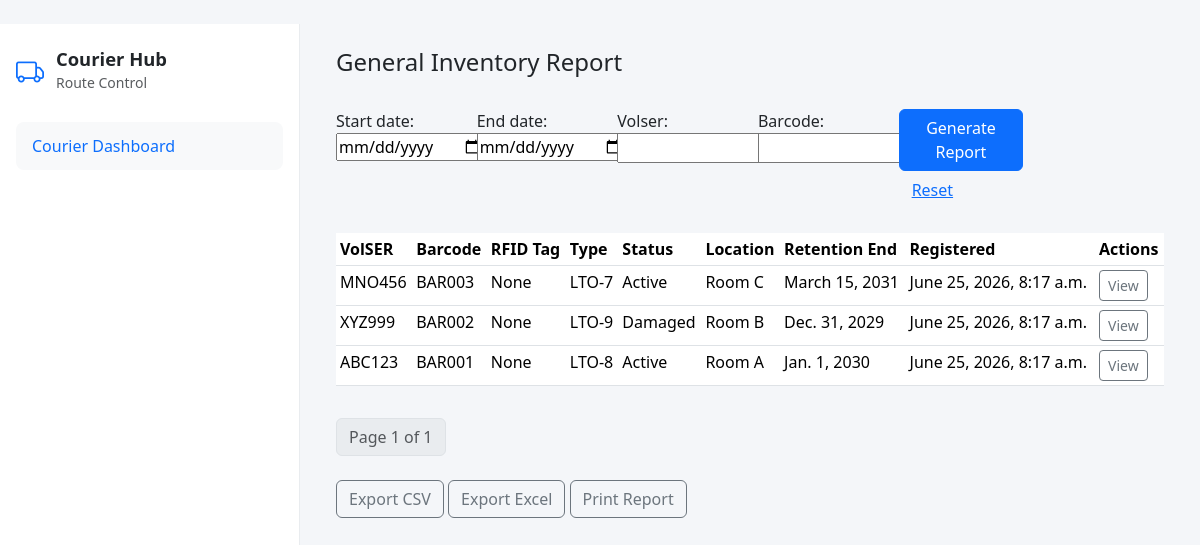
The app's page /reports/general/ (signed in), older data.
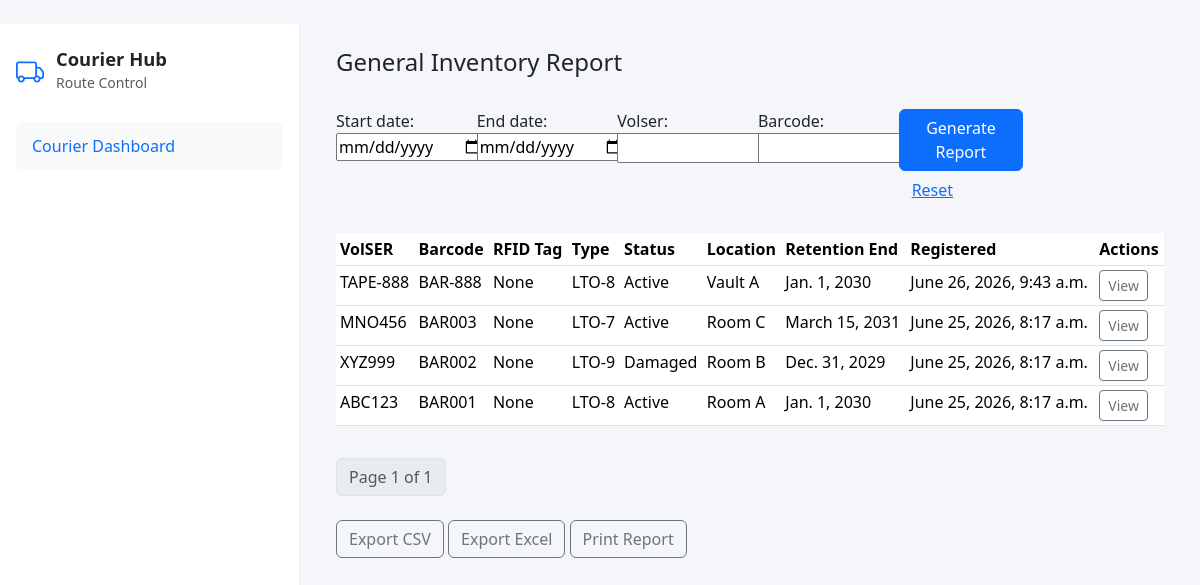
The same page, newer data.
### inventory/models.py (models this page shows, shortened)
class Tape(models.Model):
    id = models.UUIDField(primary_key=True, default=uuid.uuid4, editable=False)
    TAPE_TYPE_CHOICES = [
        ('LTO-6', 'LTO-6'),
        ('LTO-7', 'LTO-7'),
        ('LTO-8', 'LTO-8'),
        ('LTO-9', 'LTO-9'),
    ]
    STATUS_CHOICES = [
        ('Active', 'Active'),
        ('Retained', 'Retained'),
        ('Off-Site', 'Off-Site'),
        ('In Transit', 'In Transit'),
        ('Scratch Eligible', 'Scratch Eligible'),
        ('Damaged', 'Damaged'),
        ('Missing', 'Missing'),
    ]
    volser = models.CharField(max_length=100, unique=True)
    barcode = models.CharField(max_length=100, unique=True)
    rfid_tag = models.CharField(max_length=100, blank=True, null=True)
    tape_type = models.CharField(max_length=10, choices=TAPE_TYPE_CHOICES)
    manufacturer = models.CharField(max_length=150, blank=True)
    status = models.CharField(max_length=20, choices=STATUS_CHOICES, default='Active')
    current_location = models.CharField(max_length=200, blank=True)
    retention_end_date = models.DateField()
    legal_hold = models.BooleanField(default=False)
    audit_hold = models.BooleanField(default=False)
    remarks = models.TextField(blank=True)
    date_registered = models.DateTimeField(auto_now_add=True)
    class Meta:
        ordering = ['-date_registered']

### inventory/reports_views.py (the view, shortened to what this page needs)
# urls.py: path('general/', views.general_report, name='general-report'),
@login_required
@user_passes_test(user_is_report_viewer)
def general_report(request):
    form = ReportFilterForm(request.GET or None)
    qs = Tape.objects.all().order_by('-date_registered')
    paginator = Paginator(qs, 25)
    page = request.GET.get('page')
    page_obj = paginator.get_page(page)
    if 'generate' in request.GET:
        ReportLog.objects.create(name='General Inventory Report', generated_by=request.user, filters=request.GET.dict())
    context = {
        'form': form,
        'page_obj': page_obj,
        'total_records': qs.count(),
        'generated_by': request.user,
        'generated_at': timezone.now(),
        'date_range': (form.cleaned_data.get('start_date'), form.cleaned_data.get('end_date')) if form.is_valid() else (None, None),
    }
    return render(request, 'general_report.html', context)

### inventory/reports_forms.py (shortened to what this page needs)
class ReportFilterForm(forms.Form):
    start_date = forms.DateField(required=False, widget=forms.DateInput(attrs={'type': 'date'}))
    end_date = forms.DateField(required=False, widget=forms.DateInput(attrs={'type': 'date'}))
    volser = forms.CharField(required=False)
    barcode = forms.CharField(required=False)
    status = forms.ChoiceField(required=False, choices=STATUS_CHOICES)
    location = forms.CharField(required=False)
    custodian = forms.CharField(required=False)
    shipment_id = forms.CharField(required=False)
    shipment_status = forms.CharField(required=False)
    legal_hold = forms.NullBooleanField(required=False)
    audit_hold = forms.NullBooleanField(required=False)
    tape_type = forms.ChoiceField(required=False, choices=TAPE_TYPE_CHOICES)
    min_retention_days = forms.IntegerField(required=False, min_value=0)

### inventory/reports_views.py (called while the page is built)
def user_is_report_viewer(user):
    return user.is_authenticated

### inventory/templates/general_report.html (shortened to what this page needs)
{% extends "base.html" %}
{% load static %}
{% block content %}
<div class="container-fluid p-4">
    <h4>General Inventory Report</h4>
    <form method="get" class="row g-3 mt-3">
        <div class="col-md-2">
            {{ form.start_date.label_tag }}
            {{ form.start_date }}
        </div>
        <div class="col-md-2">
            {{ form.end_date.label_tag }}
            {{ form.end_date }}
        </div>
        <div class="col-md-2">
            {{ form.volser.label_tag }}
            {{ form.volser }}
        </div>
        <div class="col-md-2">
            {{ form.barcode.label_tag }}
            {{ form.barcode }}
        </div>
        <div class="col-md-2 align-self-end">
            <button class="btn btn-primary" type="submit" name="generate">Generate Report</button>
            <a href="{% url 'general-report' %}" class="btn btn-link">Reset</a>
        </div>
    </form>
    <div class="mt-4">
        <div class="table-responsive">
            <table class="table table-hover table-sm">
                <thead>
                    <tr>
                        <th>VolSER</th>
                        <th>Barcode</th>
                        <th>RFID Tag</th>
                        <th>Type</th>
                        <th>Status</th>
                        <th>Location</th>
                        <th>Retention End</th>
                        <th>Registered</th>
                        <th>Actions</th>
                    </tr>
                </thead>
                <tbody>
                    {% for tape in page_obj.object_list %}
                        <tr>
                            <td>{{ tape.volser }}</td>
                            <td>{{ tape.barcode }}</td>
                            <td>{{ tape.rfid_tag }}</td>
                            <td>{{ tape.tape_type }}</td>
                            <td>{{ tape.status }}</td>
                            <td>{{ tape.current_location }}</td>
                            <td>{{ tape.retention_end_date }}</td>
                            <td>{{ tape.date_registered }}</td>
                            <td>
                                <a href="{% url 'report-detail' tape.id %}" class="btn btn-sm btn-outline-secondary">View</a>
                            </td>
                        </tr>
                    {% empty %}
                        <tr><td colspan="9" class="text-center">No records found.</td></tr>
                    {% endfor %}
                </tbody>
            </table>
        </div>
        <div class="mt-3">
            <nav>
                <ul class="pagination">
                    <li class="page-item disabled"><span class="page-link">Page {{ page_obj.number }} of {{ page_obj.paginator.num_pages }}</span></li>
                </ul>
            </nav>
        </div>
    </div>
    <div class="mt-4">
        <a href="{% url 'report-export' %}?type=csv" class="btn btn-outline-secondary">Export CSV</a>
        <a href="{% url 'report-export' %}?type=excel" class="btn btn-outline-secondary">Export Excel</a>
        <a href="{% url 'report-export' %}?type=print" class="btn btn-outline-secondary" target="_blank">Print Report</a>
    </div>
</div>
{% endblock %}

Row changes from the older to the newer data that the page shows:
added Tape: volser "TAPE-888", barcode "BAR-888", rfid_tag "None", tape_type "LTO-8", status "Active", current_location "Vault A", retention_end_date "Jan. 1, 2030", date_registered "June 26, 2026, 9:43 a.m."
